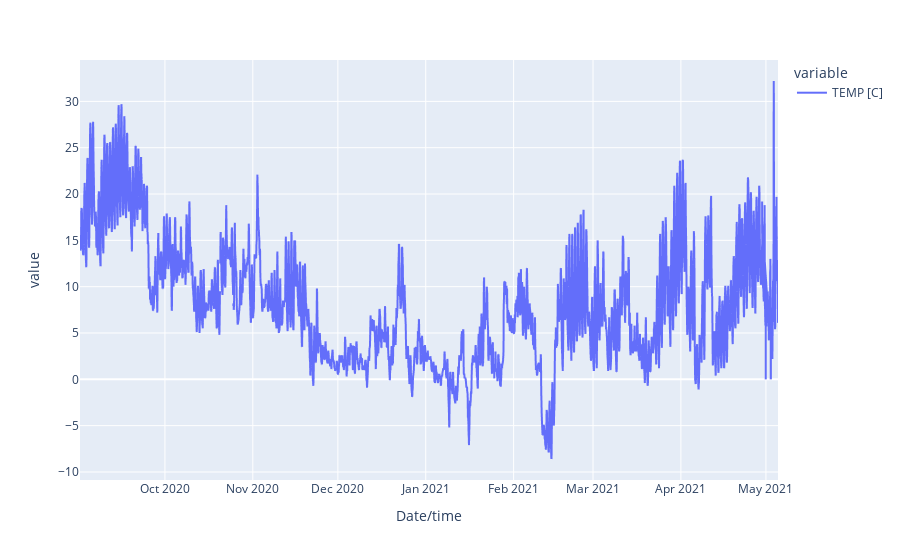

Notebook cell for this chart:
### Code cell
temperature_series.plot()

### Figure 1 — Plotly figure (JSON) as saved in the notebook; plotly's stock layout.template omitted (floating-point values rounded to 4 significant figures; data arrays with more than 128 entries replaced by an {"elided": "..."} marker saying what was removed)
{"data": [{"hovertemplate": "variable=TEMP [C]<br>Date/time=%{x}<br>value=%{y}<extra></extra>", "legendgroup": "TEMP [C]", "line": {"color": "#636efa", "dash": "solid"}, "mode": "lines", "name": "TEMP [C]", "showlegend": true, "type": "scattergl", "x": {"elided": "7439 str values"}, "xaxis": "x", "y": {"elided": "7439 float values"}, "yaxis": "y"}], "layout": {"legend": {"title": {"text": "variable"}, "tracegroupgap": 0}, "margin": {"t": 60}, "xaxis": {"anchor": "y", "domain": [0, 1], "title": {"text": "Date/time"}}, "yaxis": {"anchor": "x", "domain": [0, 1], "title": {"text": "value"}}}}
